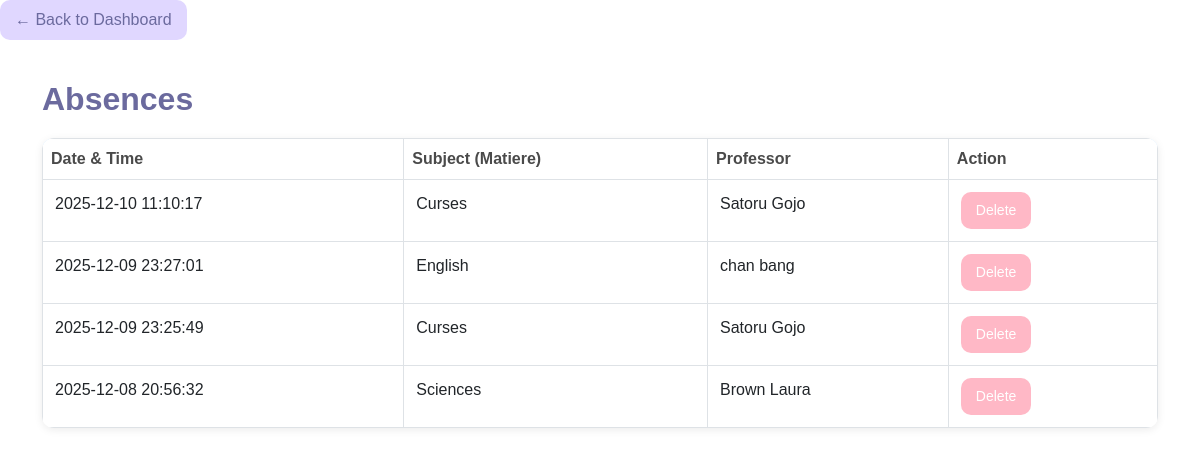
Screenshot of /abs/public/index.php?controller=Admin&action=showAbsences&id=5 (signed in) with the database file from the repository.
### tables this page shows
CREATE TABLE `absence` (
  `id_a` int(11) NOT NULL,
  `datetime` datetime NOT NULL DEFAULT current_timestamp(),
  `id_p` int(11) NOT NULL,
  `id_e` int(11) NOT NULL
);

CREATE TABLE `users` (
  `id_u` int(11) NOT NULL,
  `email` varchar(200) NOT NULL,
  `password` varchar(200) NOT NULL,
  `role` enum('admin','prof','etudiant') NOT NULL,
  `nom` varchar(100) NOT NULL,
  `prenom` varchar(100) DEFAULT NULL,
  `matiere` varchar(100) DEFAULT NULL,
  `id_c` int(11) DEFAULT NULL,
  `photo` varchar(255) DEFAULT 'default.jpg'
);

### abs/config/Controller.php (called while the page is built, shortened)
<?php
class Controller {
    public function view($view, $data = []) {
        extract($data);
        require_once "../app/views/{$view}.php";
    }
    public function model($model) {
        return new $model();
    }
    public function dashboardLink() {
        $role = Session::get('role');
        if ($role == 'admin') {
            return "index.php?controller=Admin&action=index";
        }
        return "index.php?controller=Etudiant&action=index";
    }
}

### abs/app/controllers/AdminController.php (called while the page is built, shortened)
<?php
class AdminController extends Controller {
    public function showAbsences() {
        $id_e = $_GET['id'];
        $absenceModel = $this->model('Absence');
        $absences = $absenceModel->getByStudent($id_e);
        $data = ['absences' => $absences, 'id_e' => $id_e];
        $this->view('admin/absences', $data);
    }
}

### abs/public/index.php (called while the page is built, shortened)
<?php
require_once "../config/Database.php";
require_once "../config/Session.php";
require_once "../config/Controller.php";
$controller = isset($_GET['controller']) ? $_GET['controller'] : 'Login';
$action = isset($_GET['action']) ? $_GET['action'] : 'index';
Router::route($controller, $action);

### abs/config/Session.php (called while the page is built, shortened)
<?php
class Session {
    public static function get($key) {
        return isset($_SESSION[$key]) ? $_SESSION[$key] : null;
    }
}

### abs/config/Database.php (called while the page is built, shortened)
<?php
class Database {
    private $host = "localhost";
    private $db_name = "abs1_db";
    private $username = "root";
    private $password = "";
    public $conn;
    public function connect() {
        $this->conn = null;
        try {
            $this->conn = new PDO(
                "mysql:host={$this->host};dbname={$this->db_name}",
                $this->username,
                $this->password
            );
            $this->conn->setAttribute(PDO::ATTR_ERRMODE, PDO::ERRMODE_EXCEPTION);
        } catch(PDOException $e) {
            echo "Database Connection Error: " . $e->getMessage();
            exit;
        }
    }
    public function getConnection() {
        return $this->conn;
    }
}

### abs/app/models/Absence.php (called while the page is built, shortened)
<?php
class Absence {
    public $conn;
    public function __construct() {
        $db = new Database();
        $this->conn = $db->getConnection();
    }
    public function getByStudent($id_e) {
        $sql = "SELECT a.*, u.matiere AS prof_matiere, u.nom AS prof_nom, u.prenom AS prof_prenom
                FROM absence a
                INNER JOIN users u ON a.id_p = u.id_u
                WHERE a.id_e = :id_e
                ORDER BY a.datetime DESC";
        $stmt = $this->conn->prepare($sql);
        $stmt->bindParam(':id_e', $id_e);
        $stmt->execute();
        return $stmt->fetchAll(PDO::FETCH_ASSOC);
    }
}

### abs/app/views/admin/absences.php (the view, shortened to what this page needs)
<!DOCTYPE html>
<html lang="en">
<head>
    <link href="https://cdn.jsdelivr.net/npm/bootstrap@5.3.0/dist/css/bootstrap.min.css" rel="stylesheet">
    <link rel="stylesheet" href="../public/css/style.css">
</head>
<body>
<a href="<?= $this->dashboardLink(); ?>" class="btn btn-secondary mb-3">← Back to Dashboard</a>
<div class="container mt-4">
    <h2>Absences </h2>
    <table class="table table-bordered">
        <thead>
            <tr>
                <th>Date & Time</th>
                <th>Subject (Matiere)</th>
                <th>Professor</th>
                <th>Action</th>
            </tr>
        </thead>
        <tbody>
            <?php foreach($absences as $absence): ?>
            <tr>
                <td><?php echo $absence['datetime']; ?></td>
                <td><?php echo $absence['prof_matiere']; ?></td>
                <td><?php echo $absence['prof_prenom'].' '.$absence['prof_nom']; ?></td>
                <td>
                    <a href="index.php?controller=Admin&action=deleteAbsence&id=<?php echo $absence['id_a']; ?>&id_e=<?php echo $id_e; ?>"
                    class="btn btn-danger btn-sm"
                    onclick="return confirm('Delete this absence record?');">
                    Delete
                    </a>
                </td>
            </tr>
            <?php endforeach; ?>
        </tbody>
    </table>
</div>
</body>
</html>

### abs/public/css/style.css (style rules this page uses)
body { font-family: 'Poppins', sans-serif; padding: 0 0; }
.container h2 { color: #6B6A9E; margin-bottom: 20px; font-weight: 600; }
.btn-danger { background: #FFB8C6 !important; border: none !important; color: white !important; padding: 8px 15px; border-radius: 10px; }
.btn-secondary { background: #E0D7FF !important; color: #6B6A9E !important; border: none !important; padding: 8px 15px; border-radius: 10px; }
.table { background: white !important; border-radius: 12px; overflow: hidden; box-shadow: 0 2px 8px rgba(0,0,0,0.08); }
.table thead { background: #CFE8FF !important; }
.table th { color: #4A4A4A; font-weight: 600; }
.table tbody tr td { padding: 12px !important; }
a.btn { margin-right: 5px; }

### rows the page displays
absence: datetime "2025-12-10 11:10:17", id_p.matiere "Curses", id_p.prenom "Satoru", id_p.nom "Gojo"
absence: datetime "2025-12-09 23:27:01", id_p.matiere "English", id_p.prenom "chan", id_p.nom "bang"
absence: datetime "2025-12-09 23:25:49", id_p.matiere "Curses", id_p.prenom "Satoru", id_p.nom "Gojo"
absence: datetime "2025-12-08 20:56:32", id_p.matiere "Sciences", id_p.prenom "Brown", id_p.nom "Laura"
